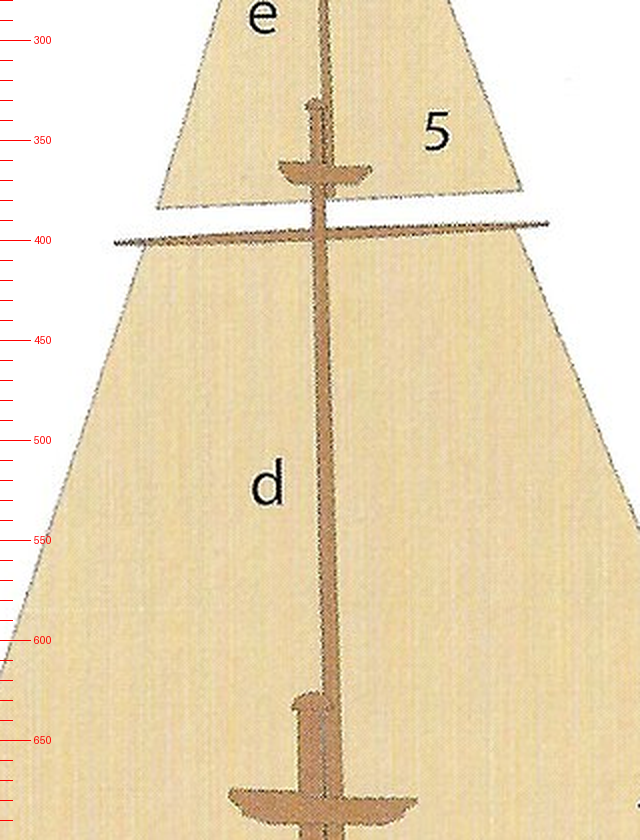
#> input picture build/staging/r323/upper-fore.png, 640 x 840 px; its folder holds only this picture in this run
$ python r323_crop_top.py upper-fore.png
#> lines starting #> are read from the running program, lines starting #| are printed output that depends on the picture
import sys
from PIL import Image, ImageDraw
im = Image.open(sys.argv[1]).convert('RGB')
#> im is the input picture: PIL image 640x840 RGB; mean R, G, B 235, 218.4, 185.4
for name, cx, y0, y1 in [('fore', 1150, 280, 700), ('main', 640, 250, 700)]:
    c = im.crop((cx-160, y0, cx+160, y1)); s = 2
    c = c.resize((c.width*s, c.height*s), Image.LANCZOS); d = ImageDraw.Draw(c)
    for r in range(y0, y1, 10):
        yy = (r-y0)*s; L = 30 if r % 50 == 0 else 12
        d.line([(0, yy), (L, yy)], fill=(255, 0, 0), width=1)
        if r % 50 == 0: d.text((34, yy-6), str(r), fill=(255, 0, 0))
    c.save(f'upper-{name}.png')
#> this loop made 2 passes
#> pass 1, `c.save(f'upper-{name}.png')`:
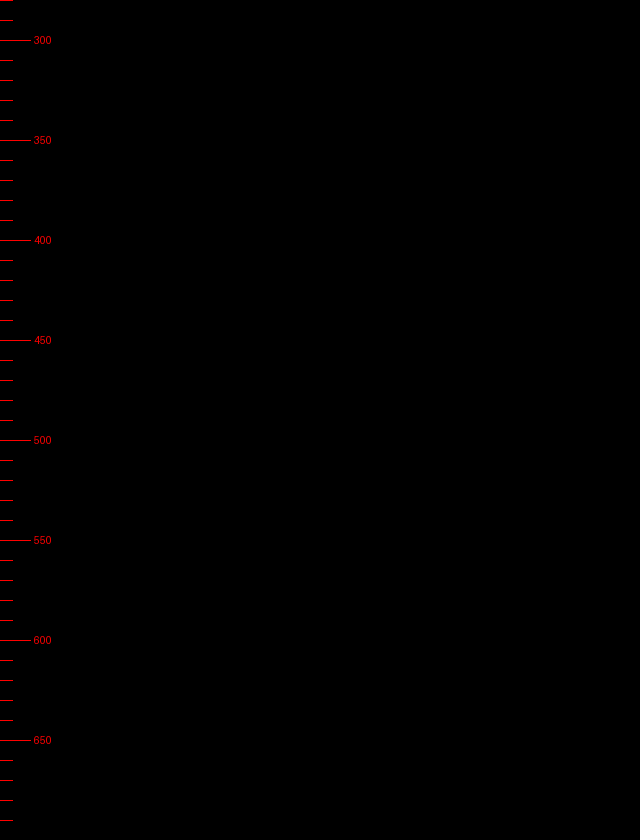
#> saved as upper-fore.png: PIL image 640x840 RGB; mean R, G, B 0.5, 0, 0
#> pass 2, `c = im.crop((cx - 160, y0, cx + 160, y1))`:
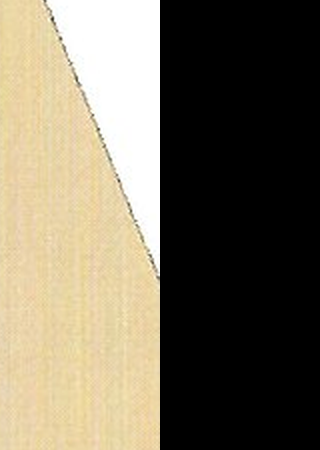
#> c: PIL image 320x450 RGB; mean R, G, B 118.9, 110.7, 92.7

$ run again, on build/staging/r323/upper-main.png
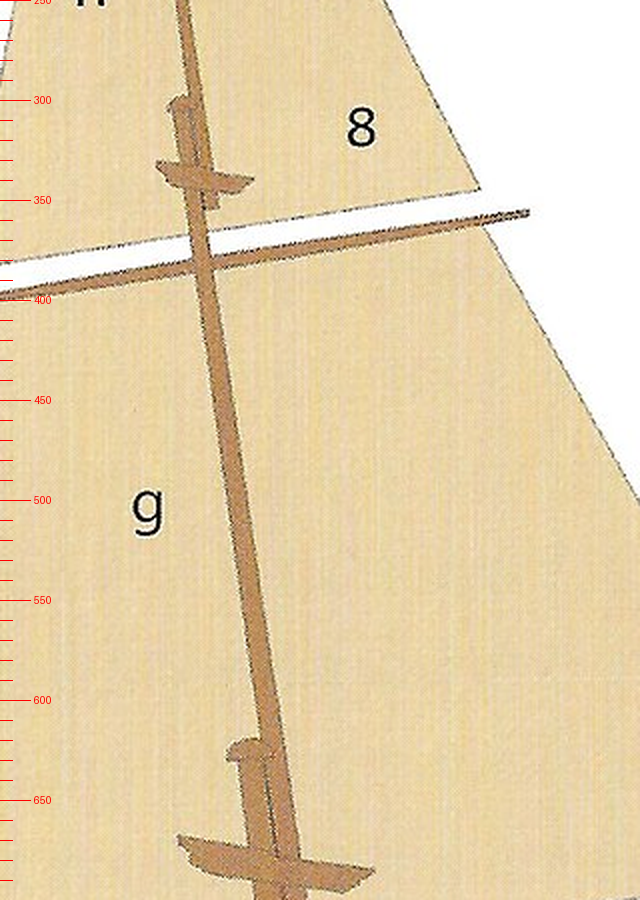
#> input picture build/staging/r323/upper-main.png, 640 x 900 px
#> im is the input picture: PIL image 640x900 RGB; mean R, G, B 232.3, 212.2, 174
#> the loop `for name, cx, y0, y1 in [('fore', 1150, 280, 700), ('main', 640, 250, ..` made 2 passes
#> pass 2, `c = im.crop((cx - 160, y0, cx + 160, y1))`:
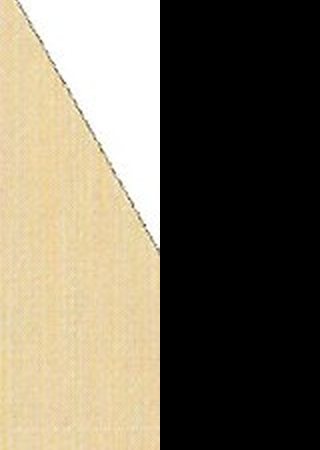
#> c: PIL image 320x450 RGB; mean R, G, B 119, 110.9, 94
